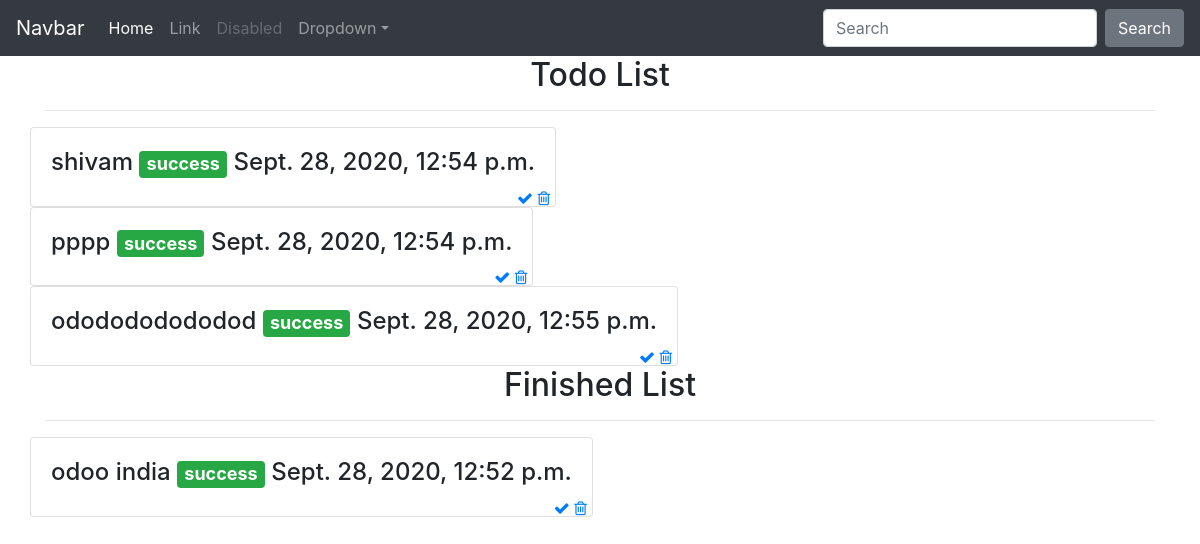
The page / on the database its author committed.
### notes/models.py (models this page shows, shortened)
class Note(models.Model):
    LABEL_CHOICES = (
        ('primary','primary'),
        ('success','success'),
        ('secondary','secondary'),
        ('danger','danger'),
        ('warning','warning'),
        ('info','info'),
        ('light','light'),
        ('dark','dark'),
    )
    title = models.CharField(max_length=200)
    due_date = models.DateTimeField(default=django.utils.timezone.now)
    labels = models.CharField(max_length=50,choices=LABEL_CHOICES,default="success")
    finished = models.BooleanField(default=False)

### notes/views.py (the view)
# urls.py: path("",Notelist,name="notelist"),
def Notelist(request):
    todo_list =  Note.objects.filter(finished=False)
    finished_list = Note.objects.filter(finished=True)
    context = {
        "todo_list" : todo_list,
        "finished_list" : finished_list
    }
    return render(request,"note_list.html",context)

### templates/note_list.html (shortened to what this page needs)
{% extends 'base.html' %}
{% block body %}
<div class="text-center">
    <h2>Todo List</h2>
</div>
<hr>
    {% for note in todo_list %}
    <div class="row">
        <div class="card">
            <div class="card-body">
                <h4> {{ note.title }}
                    <span class="badge badge-{{ note.labels }}">{{ note.labels }}</span>
                    {{ note.due_date }}
                </h4>
                <span class="icon">
                    <a href="{% url 'Notes:finished_item' note.id %}"><i class="fa fa-check"></i> </a>
                    <a href="{% url 'Notes:delete_item' note.id %}"> <i class="fa fa-trash-o"></i></a>
                </span>
            </div>
        </div>
    </div>
    {% endfor %}
    <div class="text-center">
        <h2>Finished List</h2>
    </div>
    <hr>
    {% for note in finished_list %}
    <div class="row">
        <div class="card">
            <div class="card-body">
                <h4> {{ note.title }}
                    <span class="badge badge-{{ note.labels }}">{{ note.labels }}</span>
                    {{ note.due_date }}
                </h4>
                <span class="icon">
                    <a href="{% url 'Notes:Recover_item' note.id %}""><i class="fa fa-check"></i> </a>
                    <a href="{% url 'Notes:delete_item' note.id %}"> <i class="fa fa-trash-o"></i></a>
                </span>
            </div>
        </div>
    </div>
    {% endfor %}
{% endblock body %}

### templates/base.html (shortened to what this page needs)
<!doctype html>
<html lang="en">
  <head>
    <link rel="stylesheet" href="https://stackpath.bootstrapcdn.com/bootstrap/4.5.2/css/bootstrap.min.css">
    <link rel="stylesheet" href="https://stackpath.bootstrapcdn.com/font-awesome/4.7.0/css/font-awesome.min.css">
  </head>
  <body>
    <nav class="navbar navbar-expand-md navbar-dark bg-dark fixed-top">
  <a class="navbar-brand" href="#">Navbar</a>
  <div class="collapse navbar-collapse" id="navbarsExampleDefault">
    <ul class="navbar-nav mr-auto">
      <li class="nav-item active">
        <a class="nav-link" href="#">Home <span class="sr-only">(current)</span></a>
      </li>
      <li class="nav-item">
        <a class="nav-link" href="#">Link</a>
      </li>
      <li class="nav-item">
        <a class="nav-link disabled" href="#" tabindex="-1" aria-disabled="true">Disabled</a>
      </li>
      <li class="nav-item dropdown">
        <a class="nav-link dropdown-toggle" href="#" id="dropdown01" data-toggle="dropdown" aria-haspopup="true" aria-expanded="false">Dropdown</a>
      </li>
    </ul>
    <form class="form-inline my-2 my-lg-0">
      <input class="form-control mr-sm-2" type="text" placeholder="Search" aria-label="Search">
      <button class="btn btn-secondary my-2 my-sm-0" type="submit">Search</button>
    </form>
  </div>
</nav>
<main role="main" class="container">
  <div class="starter-template">
    <h1>Bootstrap starter template</h1>
    {% block body %}
    {% endblock body %}
  </div>
</main>
</html>

### templates/note_list.html (style rules this page uses)
h4 { position: relative; }
.icon { position: absolute; right: 5px; }

### rows shown on the page
Note: title "shivam", labels "success", due_date "Sept. 28, 2020, 12:54 p.m."
Note: title "pppp", labels "success", due_date "Sept. 28, 2020, 12:54 p.m."
Note: title "ododododododod", labels "success", due_date "Sept. 28, 2020, 12:55 p.m."
Note: title "odoo india", labels "success", due_date "Sept. 28, 2020, 12:52 p.m."
